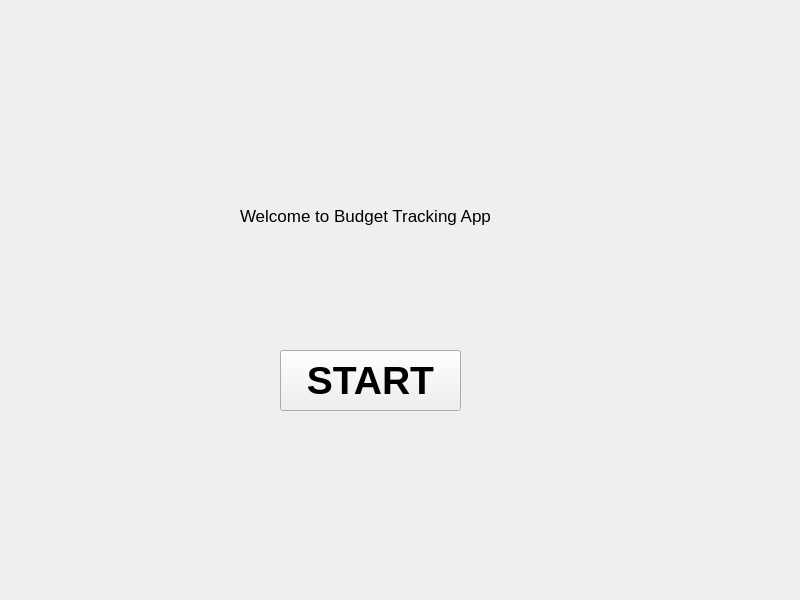
<?xml version="1.0" encoding="UTF-8"?>
<ui version="4.0">
 <class>Widget</class>
 <widget class="QWidget" name="Widget">
  <property name="geometry">
   <rect>
    <x>0</x>
    <y>0</y>
    <width>800</width>
    <height>600</height>
   </rect>
  </property>
  <property name="windowTitle">
   <string>Widget</string>
  </property>
  <widget class="QPushButton" name="pushButtonStart">
   <property name="geometry">
    <rect>
     <x>280</x>
     <y>350</y>
     <width>181</width>
     <height>61</height>
    </rect>
   </property>
   <property name="font">
    <font>
     <pointsize>29</pointsize>
     <italic>false</italic>
     <bold>true</bold>
     <underline>false</underline>
     <kerning>true</kerning>
    </font>
   </property>
   <property name="text">
    <string>START</string>
   </property>
  </widget>
  <widget class="QLabel" name="label">
   <property name="geometry">
    <rect>
     <x>240</x>
     <y>150</y>
     <width>271</width>
     <height>131</height>
    </rect>
   </property>
   <property name="font">
    <font>
     <pointsize>13</pointsize>
    </font>
   </property>
   <property name="text">
    <string>Welcome to Budget Tracking App</string>
   </property>
  </widget>
 </widget>
 <resources/>
 <connections/>
</ui>
